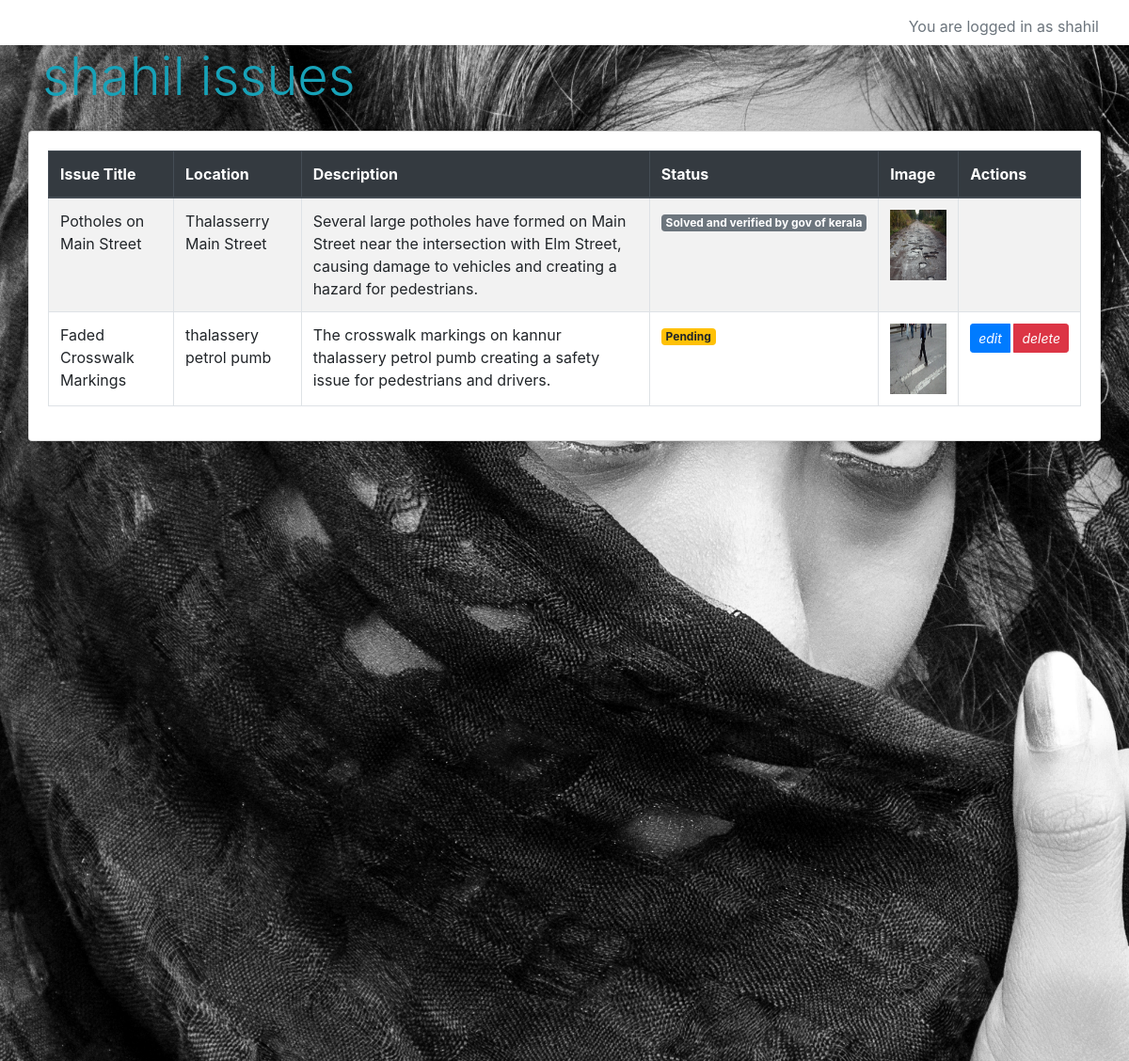
/history/ (signed in), run on the app's committed database.
### account/models.py (models this page shows)
class User(AbstractUser):
    phone = models.CharField(
        verbose_name='Contact Number',
        max_length=13,
        blank=True,
        null=True,
        default=''
    )
    user_type = models.CharField(
        choices=(
        ('user','user'),
        ('admin','admin')
        ),
        default='user',
        max_length=10
    )

### user/models.py (models this page shows, shortened)
class Report(models.Model):
    user = models.ForeignKey(
        to=UserExtra,
        on_delete=models.SET_NULL,
        null=True
    )
    issue_title = models.CharField(
        verbose_name="issue_title",
        null=True,
        blank=True,
        max_length=100
    )
    location = models.CharField(
        verbose_name="issue_location",
        max_length=1000,
        null=True,
        blank=True
    )
    description = models.TextField(
        max_length=1000,
        null=True,
        blank=True
    )
    report_date = models.DateTimeField(auto_now_add=True)
    issue_status = models.CharField(
        verbose_name="issue_status",
        choices=(
        ('0','pending'),
        ('1','solved'),
        ('2','closeCase'),
        ('3','rejected')
        ),
        default='0'
        ,
        max_length=1
    )
    issue_image = models.ImageField(
        max_length=300,
        upload_to="Issue image"
    )
    vote_count = models.PositiveIntegerField(default=0)

### user/views.py (the view)
# urls.py: path('history/',history,name="history"),
def history(request):
    user = UserExtra.objects.get(user=request.user)
    if request.method == 'GET':
        context = {
            'reports': Report.objects.filter(user=user)
        }
        return render(request, 'user/history.html',context)

### user/templates/user/history.html
{% extends 'user/shared/base.html' %}
{% block main %}
<br>
<div style="background-image: url('/media/eyes.jpg'); background-size: cover; height: 1080px">
  <div class="container mt-4">
    <div class="row">
      <div class="col-md-6">
        <h1 class="display-4 text-info mb-4">{{user}} issues</h1>
      </div>
    <div class="card shadow-sm">
      <div class="card-body">
        <table class="table table-striped table-bordered table-hover">
          <thead class="thead-dark">
            <tr>
              <th>Issue Title</th>
              <th>Location</th>
              <th>Description</th>
              <th>Status</th>
              <th>Image</th>
              <th>Actions</th>
            </tr>
          </thead>
          <tbody>
            {% for report in reports %}
              <tr>
                <td>{{ report.issue_title }}</td>
                <td>{{ report.location }}</td>
                <td>{{ report.description }}</td>
                <td>
                  {% if report.issue_status == "0" %}
                    <span class="badge badge-warning">Pending</span>
                  {% elif report.issue_status == "1" %}
                    <span class="badge badge-success">Solved</span>
                  {% elif report.issue_status == "2" %}
                    <span class="badge badge-secondary">Solved and verified by gov of kerala</span>
                  {% elif report.issue_status == "3" %}
                    <span class="badge badge-danger">Rejected</span>
                  {% else %}
                    <span class="badge badge-info">Unknown</span>
                  {% endif %}
                </td>
                <td>
                  {% if report.issue_image %}
                    <img src="{{ report.issue_image.url }}" alt="{{ report.issue_title }}" width="60px" height="75px">
                  {% else %}
                    No Image
                  {% endif %}
                </td>
                <td>
                  {% if report.issue_status == "0" %}
                  <div class="btn-group">
                    <a href="{% url 'user_edit' id=report.id %}" class="btn btn-primary btn-sm"><i class="fas fa-edit">edit</i></a>&nbsp;
                    <a href="{% url 'user_delete' id=report.id %}" class="btn btn-danger btn-sm"><i class="fas fa-trash">delete</i></a>
                  </div>
                  {% endif %}
                </td>
              </tr>
            {% empty %}
              <tr>
                <td colspan="6">No issue reports found.</td>
              </tr>
            {% endfor %}
          </tbody>
        </table>
      </div>
    </div>
  </div>
</div>
{% endblock main %}

### user/templates/user/shared/base.html (shortened to what this page needs)
<!doctype html>
<html lang="en">
  <head>
    <link rel="stylesheet" href="https://stackpath.bootstrapcdn.com/bootstrap/4.3.1/css/bootstrap.min.css">
  </head>
  <body>
    {% include 'user/shared/nav.html' %}
    {% block main %}
    {% endblock main %}
  </body>
</html>

### user/templates/user/shared/nav.html (shortened to what this page needs)
<nav class="navbar navbar-expand-sm navbar-light fixed-top" style="background-image: url('/media/black.jpg')">
    <a class="navbar-brand" href={% url 'user_index' %} style="color: #FFFFFF;">CitySight</a>
    <div class="collapse navbar-collapse" id="collapsibleNavId">
        <ul class="navbar-nav mr-auto mt-2 mt-lg-0">
            <li class="nav-item active">
                <a class="nav-link" href={% url 'home' %} style="color: #FFFFFF;">Home <span class="sr-only">(current)</span></a>
            </li>
            {% if user.is_authenticated %}
            <li class="nav-item">
                <a class="nav-link" href={% url 'user_report' %} style="color: #FFFFFF;">Report an Issue</a>
            </li>
            <li class="nav-item">
                <a class="nav-link" href={% url 'history' %} style="color: #FFFFFF;">ReportHistory</a>
            </li>
            {% endif %}
        </ul>
        {% if user.is_authenticated  %}
         <form class="form-inline my-2 my-log-0">
          <span class="text-secondary mx-3" style="color: #FFFFFF;">You are logged in as {{user}}</span>
       {% else %}
         <a class="btn btn-outline-primary my-2 my-sm-0" href={% url 'account_signin' %}>Sign in</a>
         &nbsp;
         <a class="btn btn-outline-primary my-2 my-sm-0" href={% url 'account_register' %}>Sign up</a>
        {% endif %}
    </form>
</div>
</nav>

### data on the page
User: username "shahil"
Report: issue_title "Potholes on Main Street", location "Thalasserry Main Street", description "Several large potholes have formed on Main Street near the intersection with Elm Street, causing damage to vehicles and creating a hazard for pedestrians.", issue_status "Solved and verified by gov of kerala", issue_image (picture)
Report: issue_title "Faded Crosswalk Markings", location "thalassery petrol pumb", description "The crosswalk markings on kannur thalassery petrol pumb creating a safety issue for pedestrians and drivers.", issue_status "Pending", issue_image (picture)
